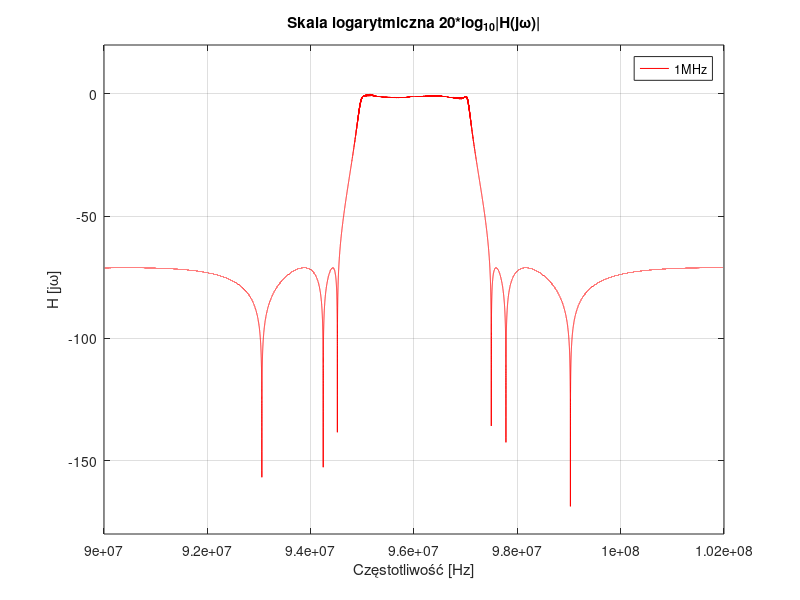
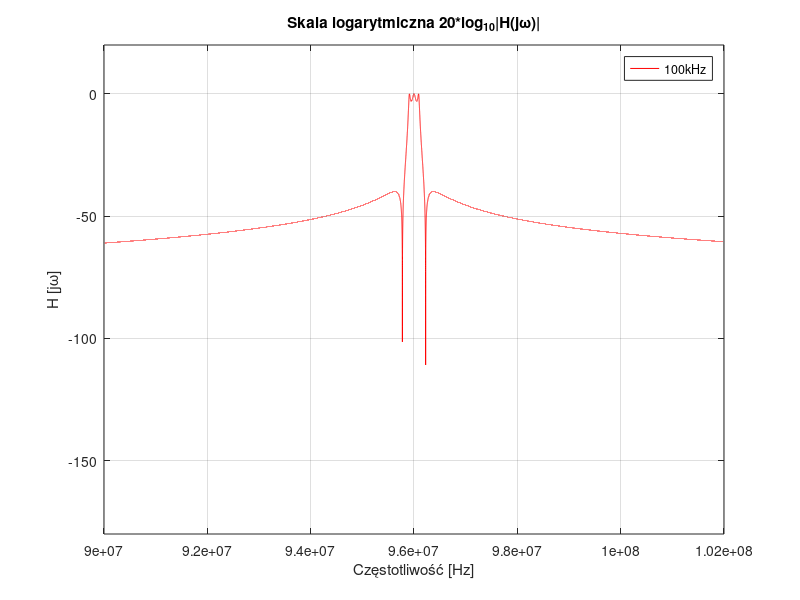
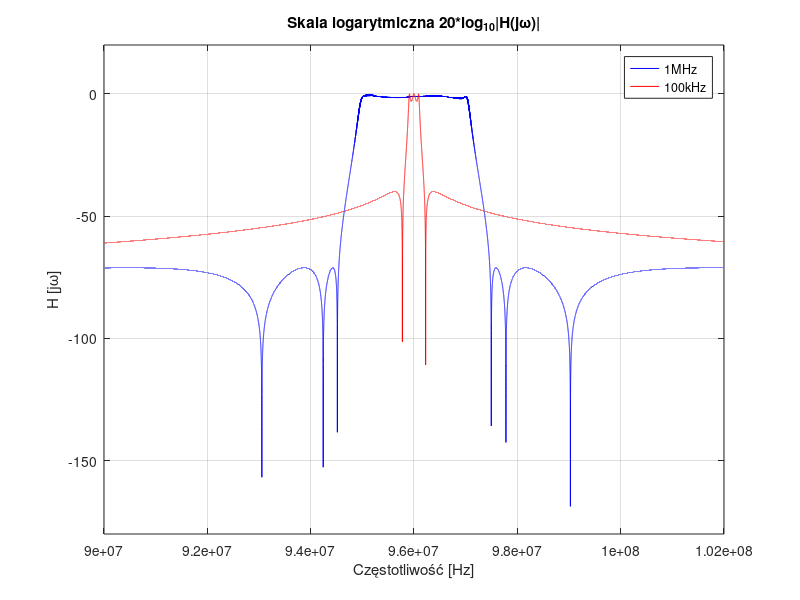
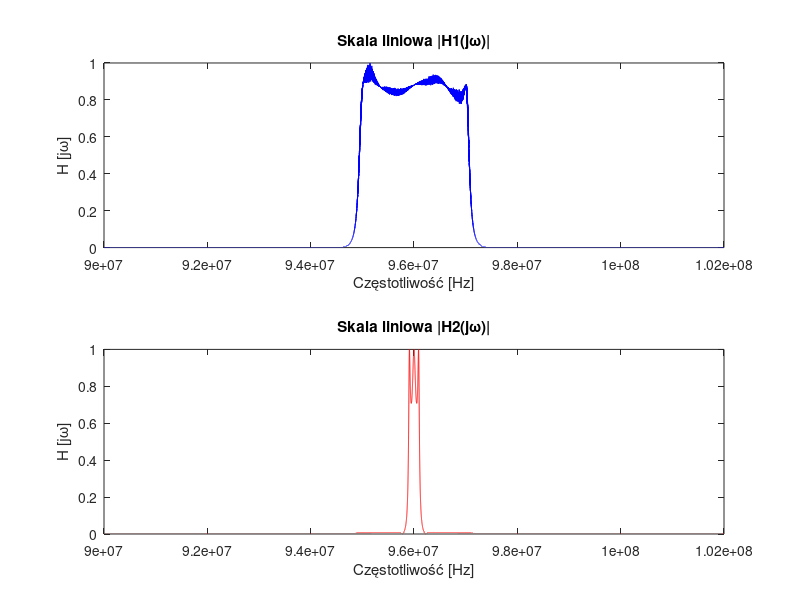

These charts were generated, in order, by the following MATLAB code:
clear all; close all;


f = 90*10^6:100:102*10^6;
w = 2*pi*f;
fn = 96*10^6; % Częstotliwość bazowa-nośna 96MHz
fm1 = 10^6;
fm2 = 100*10^3;




% Filtr 96 MHz +- 1MHz

N = 7;
[bm, an] = ellip(N, 0.1, 70, [2*pi*(fn-fm1) 2*pi*(fn+fm1)], 's'); % [bm, an] = ellip(rząd filtru, zafalowania, tłummenie, skrajne czestliwości)
H1 = polyval(bm, j*w)./polyval(an, j*w); % polyval - oblicza wartości na podstawie współczynników wielomianu
H1 = H1/max(H1);
H1log = 20*log10(abs(H1));

figure('Name','Filtr testowy');
plot(f,H1log,'r'); 
title('Skala logarytmiczna 20*log_{10}|H(j\omega)|');
legend('1MHz');
xlabel('Częstotliwość [Hz]');  
ylabel('H [j\omega]');
ylim([-180, 20]);
grid;


% Filtr 96 MHz +- 100kHz

N=3;
[bm, an] = ellip(N, 3, 40, [2*pi*(fn-fm2) 2*pi*(fn+fm2)], 's');
H2 = polyval(bm, j*w)./polyval(an, j*w);
H2 = H2/max(H2);
H2log = 20*log10(abs(H2));

figure('Name','Filtr docelowy');
plot(f,H2log,'r'); 
title('Skala logarytmiczna 20*log_{10}|H(j\omega)|');
legend('100kHz');
xlabel('Częstotliwość [Hz]'); 
ylabel('H [j\omega]'); 
ylim([-180, 20]);
grid;

% Porównanie

figure('Name','Porównanie transmitancji filtrów');
plot(f,H1log,'b'); 
hold on;
plot(f,H2log,'r');
title('Skala logarytmiczna 20*log_{10}|H(j\omega)|');
legend('1MHz','100kHz');
xlabel('Częstotliwość [Hz]'); 
ylabel('H [j\omega]'); 
ylim([-180, 20]);
grid;
hold off;


figure('Name','Charakterystyka amplitudowo-częstotliwościowa')
subplot(2,1,1); 
plot(f,abs(H1),'b'); title('Skala liniowa |H1(j\omega)|');
xlabel('Częstotliwość [Hz]');
ylabel('H [j\omega]');

subplot(2,1,2); 
plot(f,abs(H2),'r');
xlabel('Częstotliwość [Hz]'); title('Skala liniowa |H2(j\omega)|');
ylabel('H [j\omega]')



figure('Name','Granice pasma zaporowego i przepustowego');
hold on;
plot(f,H1log,'b'); 
plot(f,H2log,'r');
plot([95900000 95900000], [-180 2.5], 'k'); 
plot([96100000 96100000], [-180 2.5], 'k');
plot([95000000 95000000], [-180 2.5], 'k'); 
plot([97000000 97000000], [-180 2.5], 'k');
plot([90000000 102000000], [-3 -3],  'k'); 
plot([90000000 102000000], [-40 -40],'k'); 
title('Skala logarytmiczna 20*log_{10}|H(j\omega)|');
legend('1MHz','100kHz');
xlabel('Częstotliwość [Hz]'); 
ylabel('H [j\omega]'); 
grid;
hold off;

20*log10(abs(polyval(bm, j*2*pi*95900000)./polyval(an, j*2*pi*95900000)))
20*log10(abs(polyval(bm, j*2*pi*96100000)./polyval(an, j*2*pi*96100000)))
